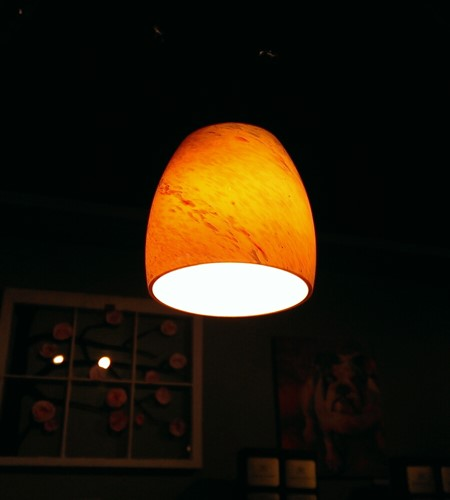
%> input picture Image Data/img1.jpg, 450 x 500 px
$ octave PSNR.m   (GNU Octave 9; MATLAB toolbox functions it lacks are replaced by stand-ins)
%> lines starting %> are read from the running program, lines starting %| are printed output that depends on the picture
clear;

image1 = imread('assignment code/Image Data/img1.jpg');
%> image1 is the input picture: size 500x450x3 uint8; mean R, G, B 35.6, 26.6, 12.2
lime1 = imread('Result/LIME/img1_lime.jpg');
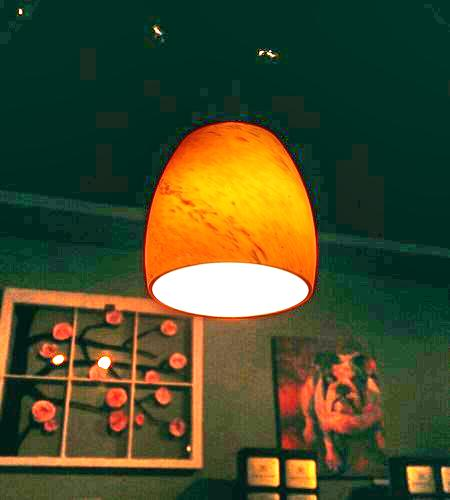
%> input picture Result/LIME/img1_lime.jpg, 450 x 500 px
%> lime1 is the input picture: size 500x450x3 uint8; mean R, G, B 71, 75.6, 43.7
robust1 = imread('Result/Robust/img1_robust.jpg');
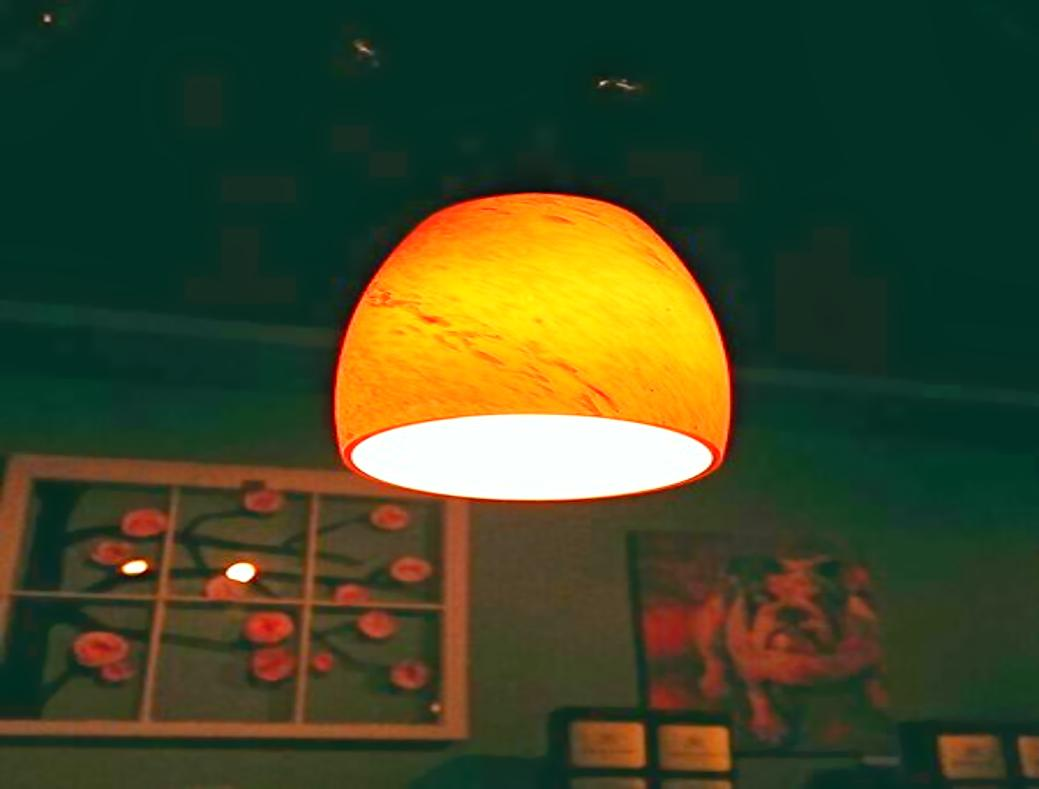
%> input picture Result/Robust/img1_robust.jpg, 1039 x 789 px
%> robust1 is the input picture: size 789x1039x3 uint8; mean R, G, B 62.9, 70.8, 39.7

[row,col,layer] = size(image1);
%> row = 500; col = 450; layer = 3
lime1_size = imresize(lime1,[row,col]);
robust1_size = imresize(robust1,[row,col]);
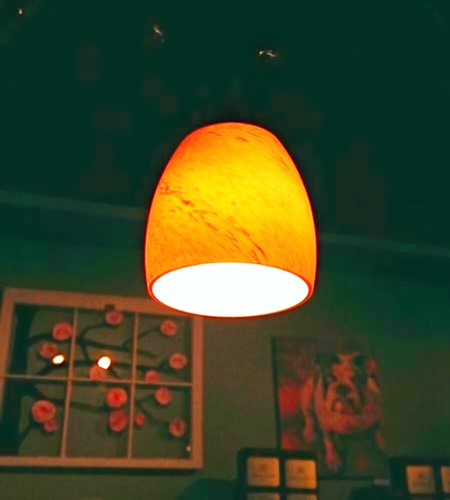
%> robust1_size: size 500x450x3 uint8; mean R, G, B 62.9, 70.8, 39.7

[peaksnr1, snr] = psnr(image1, lime1_size);
%> peaksnr1 = 13.67; snr = 4.78
fprintf('\n The Peak-SNR value for image1 lime is %0.4f', peaksnr1);
%|  The Peak-SNR value for image1 lime is 13.6673

[peaksnr2, snr] = psnr(image1, robust1_size);
%> peaksnr2 = 16.27; snr = 6.63
fprintf('\n The Peak-SNR value for image1 robust is %0.4f', peaksnr2);
%|  The Peak-SNR value for image1 robust is 16.2743

image2 = imread('assignment code/Image Data/img2.jpg');
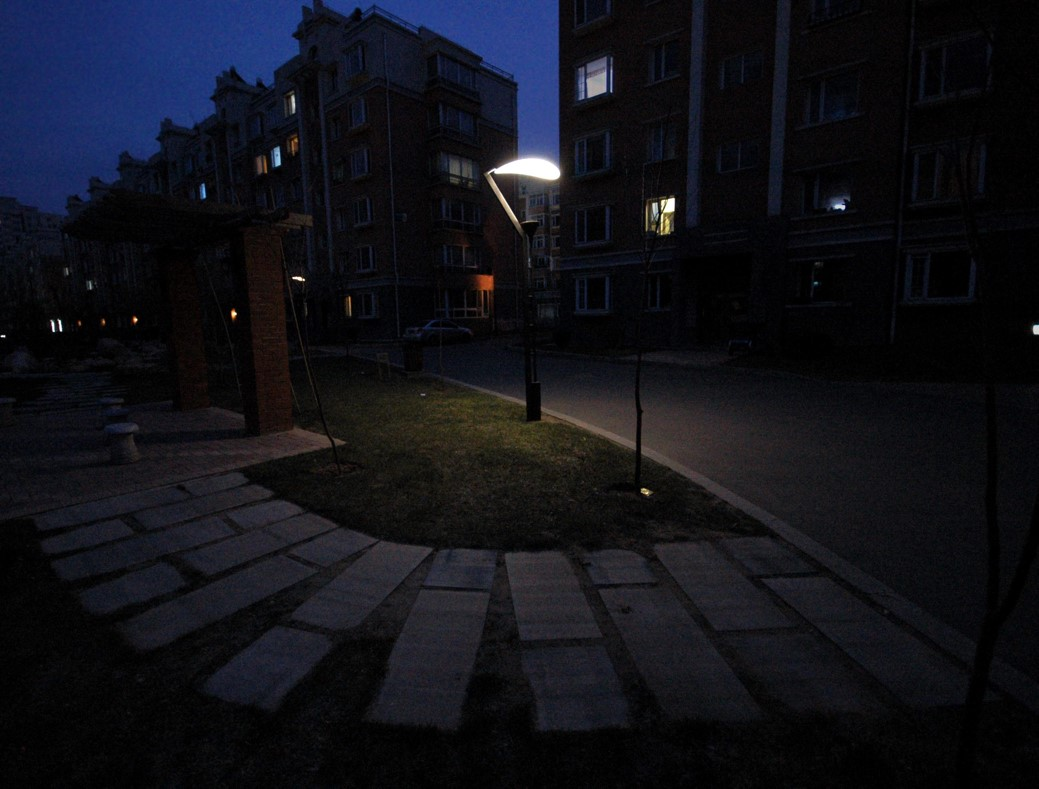
%> input picture Image Data/img2.jpg, 1039 x 789 px
%> image2 is the input picture: size 789x1039x3 uint8; mean R, G, B 16.9, 17.9, 24.9
lime2 = imread('Result/LIME/img2_lime.jpg');
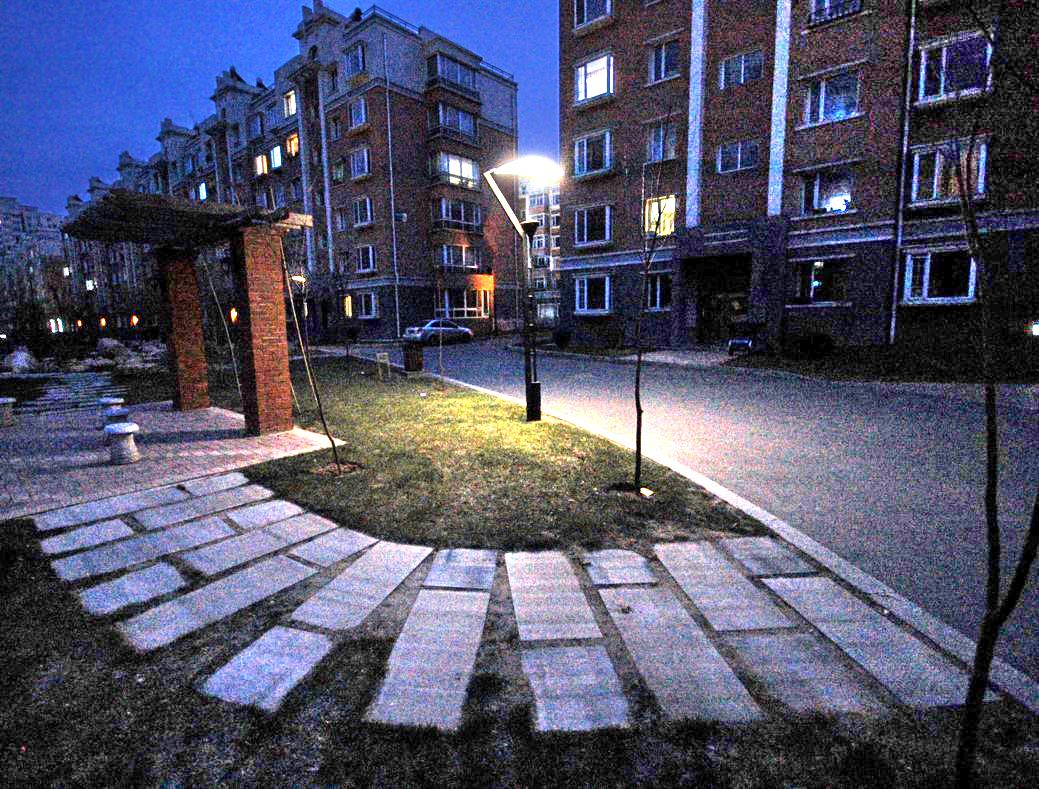
%> input picture Result/LIME/img2_lime.jpg, 1039 x 789 px
%> lime2 is the input picture: size 789x1039x3 uint8; mean R, G, B 81.1, 82.3, 106.2
robust2 = imread('Result/Robust/img2_robust.jpg');
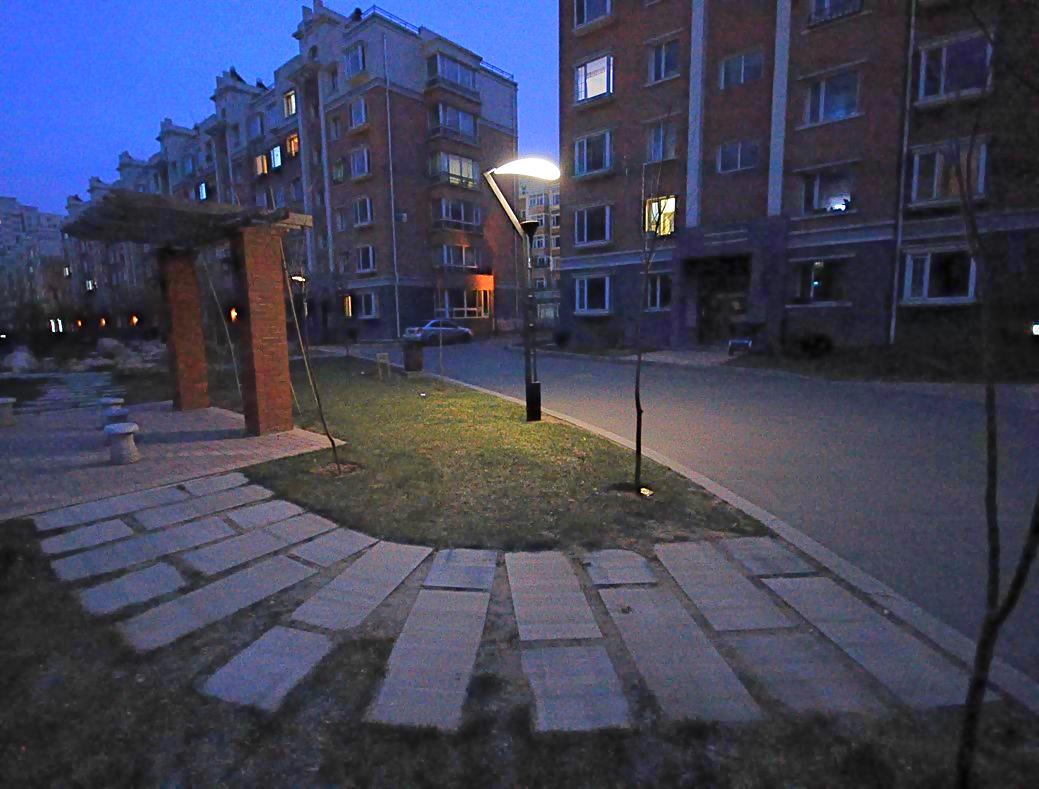
%> input picture Result/Robust/img2_robust.jpg, 1039 x 789 px
%> robust2 is the input picture: size 789x1039x3 uint8; mean R, G, B 65, 66.9, 88.3

[row,col,layer] = size(image2);
%> row = 789; col = 1039
lime2_size = imresize(lime2,[row,col]);
robust2_size = imresize(robust2,[row,col]);

[peaksnr3, snr] = psnr(image2, lime2_size);
%> peaksnr3 = 9.52; snr = 2.28
fprintf('\n The Peak-SNR value for image2 lime is %0.4f', peaksnr3);
%|  The Peak-SNR value for image2 lime is 9.5198

[peaksnr4, snr] = psnr(image2, robust2_size);
%> peaksnr4 = 12.9; snr = 3.31
fprintf('\n The Peak-SNR value for image2 robust is %0.4f', peaksnr4);
%|  The Peak-SNR value for image2 robust is 12.8978

%> (the run ends here)
